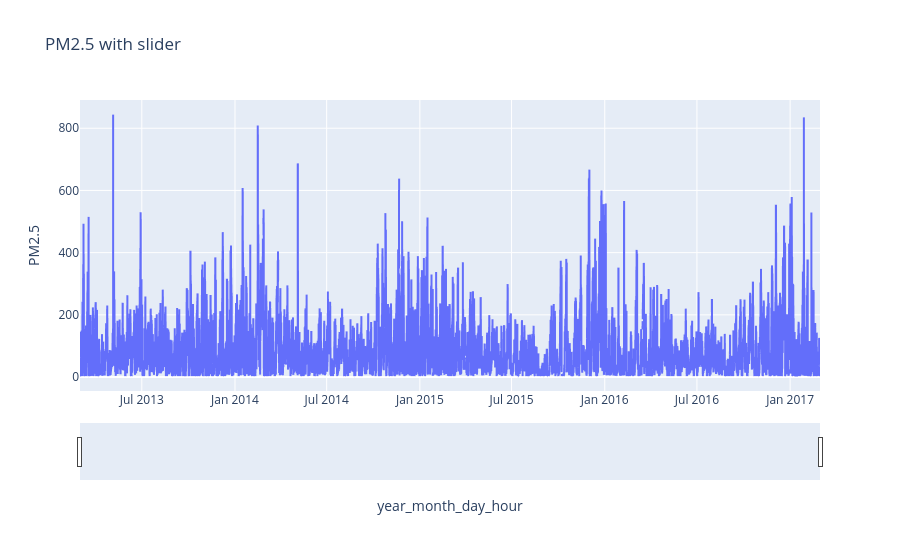

Notebook code cell kept with this figure:
### Code cell
fig = px.line(
    aq_df_non_index, x="year_month_day_hour", y="PM2.5", title="PM2.5 with slider"
)

# visible the slider
fig.update_xaxes(rangeslider_visible=True)
fig.show()

### Figure 1 — Plotly figure (JSON) as saved in the notebook; plotly's stock layout.template omitted (floating-point values rounded to 4 significant figures; data arrays with more than 128 entries replaced by an {"elided": "..."} marker saying what was removed)
{"data": [{"hovertemplate": "year_month_day_hour=%{x}<br>PM2.5=%{y}<extra></extra>", "legendgroup": "", "line": {"color": "#636efa", "dash": "solid"}, "marker": {"symbol": "circle"}, "mode": "lines", "name": "", "showlegend": false, "type": "scattergl", "x": {"elided": "35064 str values"}, "xaxis": "x", "y": {"elided": "35064 float values"}, "yaxis": "y"}], "layout": {"legend": {"tracegroupgap": 0}, "title": {"text": "PM2.5 with slider"}, "xaxis": {"anchor": "y", "domain": [0, 1], "rangeslider": {"visible": true}, "title": {"text": "year_month_day_hour"}}, "yaxis": {"anchor": "x", "domain": [0, 1], "title": {"text": "PM2.5"}}}}
